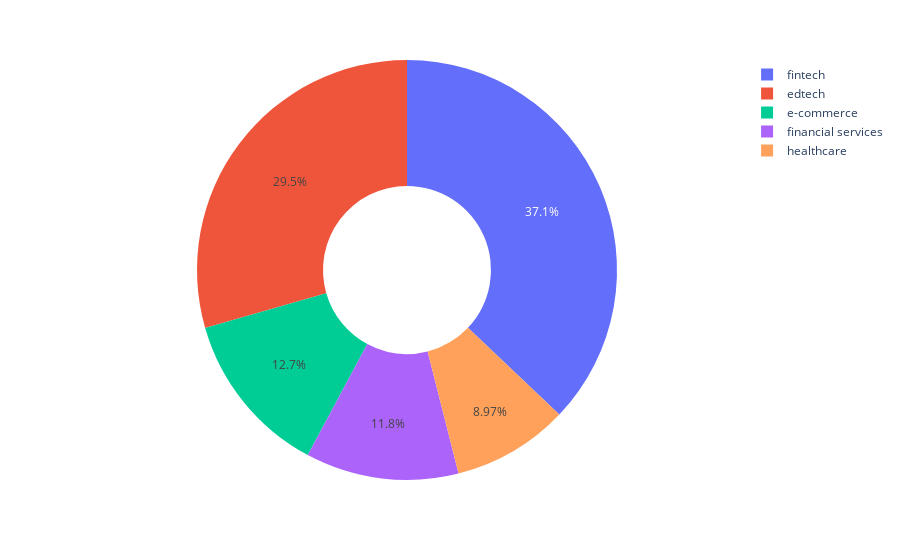

Notebook source saved alongside this figure:
### Code cell
# Create the donut chart
fig = px.pie(Sector_counts, values='Amount', names='Sector', hole=.4)

fig.show()

### Figure 1 — Plotly figure (JSON) as saved in the notebook; plotly's stock layout.template omitted (floating-point values rounded to 4 significant figures)
{"data": [{"domain": {"x": [0, 1], "y": [0, 1]}, "hole": 0.4, "hovertemplate": "Sector=%{label}<br>Amount=%{value}<extra></extra>", "labels": ["fintech", "edtech", "e-commerce", "financial services", "healthcare"], "legendgroup": "", "name": "", "showlegend": true, "type": "pie", "values": [277, 220, 95, 88, 67]}], "layout": {"legend": {"tracegroupgap": 0}, "margin": {"t": 60}}}
